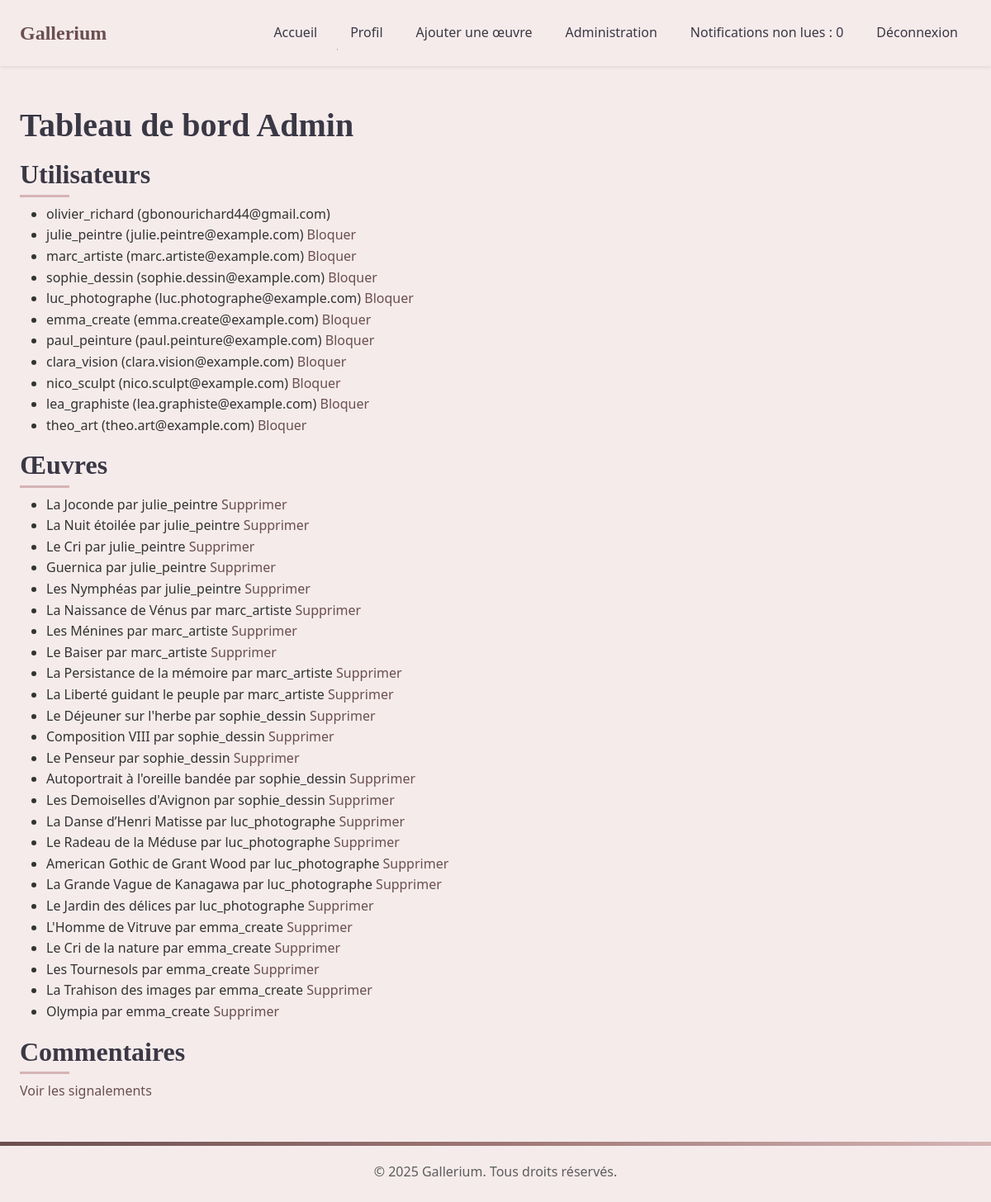
The app's page /admin/dashboard (signed in), older data.
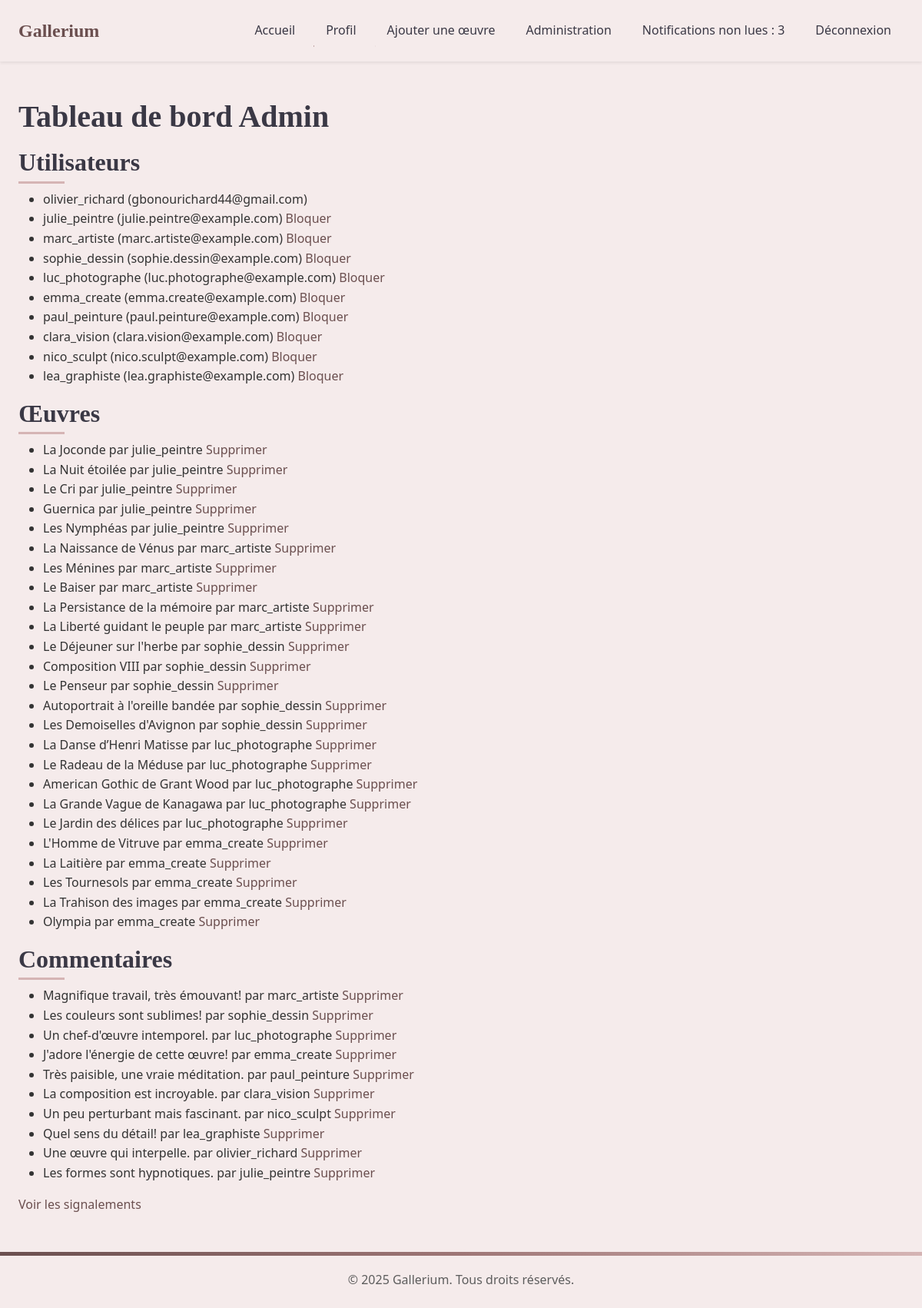
The same page, newer data.
### app/models.py (models this page shows)
class User(UserMixin, db.Model):
    id = db.Column(db.Integer, primary_key=True)
    username = db.Column(db.String(64), unique=True, nullable=False)
    email = db.Column(db.String(120), unique=True, nullable=False)
    password_hash = db.Column(db.String(128), nullable=False)
    bio = db.Column(db.Text)
    avatar = db.Column(db.String(128))
    is_admin = db.Column(db.Boolean, default=False)

class Artwork(db.Model):
    id = db.Column(db.Integer, primary_key=True)
    title = db.Column(db.String(128), nullable=False)
    description = db.Column(db.Text, nullable=False)
    image_path = db.Column(db.String(128), nullable=False)
    emotion_target = db.Column(db.String(64), nullable=False)
    emotion_detected = db.Column(db.String(64))  # Champ pour l'émotion détectée
    user_id = db.Column(db.Integer, db.ForeignKey('user.id'), nullable=False)
    created_at = db.Column(db.DateTime, default=datetime.utcnow, nullable=False)
    user = db.relationship('User', backref=db.backref('artworks', lazy=True))
    comments = db.relationship('Comment', backref='artwork', lazy=True)  # Nouvelle relation

class Comment(db.Model):
    id = db.Column(db.Integer, primary_key=True)
    content = db.Column(db.Text, nullable=False)
    artwork_id = db.Column(db.Integer, db.ForeignKey('artwork.id'), nullable=False)
    user_id = db.Column(db.Integer, db.ForeignKey('user.id'), nullable=False)
    user = db.relationship('User', backref=db.backref('comments', lazy=True))

### app/routes/admin.py (the view)
@bp.route('/dashboard')
@login_required
@admin_required
def dashboard():
    users = User.query.all()
    artworks = Artwork.query.all()
    comments = Comment.query.all()
    reports = Report.query.filter_by(resolved=False).all()
    return render_template('admin/dashboard.html', users=users, artworks=artworks, comments=comments, reports=reports)

### app/templates/admin/dashboard.html (shortened to what this page needs)
{% extends "base.html" %}
{% block content %}
    <h1>Tableau de bord Admin</h1>
    <h2>Utilisateurs</h2>
    <ul>
        {% for user in users %}
            <li>{{ user.username }} ({{ user.email }})
                {% if not user.is_admin %}
                    <a href="{{ url_for('admin.block_user', user_id=user.id) }}">Bloquer</a>
                {% endif %}
            </li>
        {% endfor %}
    </ul>
    <h2>Œuvres</h2>
    <ul>
        {% for artwork in artworks %}
            <li>{{ artwork.title }} par {{ artwork.user.username }}
                <a href="{{ url_for('admin.delete_artwork', artwork_id=artwork.id) }}">Supprimer</a>
            </li>
        {% endfor %}
    </ul>
    <h2>Commentaires</h2>
    <ul>
        {% for comment in comments %}
            <li>{{ comment.content }} par {{ comment.user.username }}
                <a href="{{ url_for('admin.delete_comment', comment_id=comment.id) }}">Supprimer</a>
            </li>
        {% endfor %}
    </ul>
    <p><a href="{{ url_for('admin.moderation') }}">Voir les signalements</a></p>
{% endblock %}

### app/templates/base.html (shortened to what this page needs)
<!DOCTYPE html>
<html lang="fr">
<head>
    <link href="https://cdn.jsdelivr.net/npm/bootstrap@5.3.0/dist/css/bootstrap.min.css" rel="stylesheet">
    <link rel="stylesheet" href="{{ url_for('static', filename='css/style.css') }}">
    <link rel="stylesheet" href="https://cdnjs.cloudflare.com/ajax/libs/font-awesome/6.4.0/css/all.min.css">
</head>
<body>
    <nav class="navbar navbar-expand-lg bg-light shadow-sm">
        <div class="container">
            <a class="navbar-brand fw-bold fs-4" href="{{ url_for('main.index') }}">Gallerium</a>
            <div class="collapse navbar-collapse" id="navbarNav">
                <ul class="navbar-nav ms-auto gap-2">
                    <li class="nav-item">
                        <a class="nav-link" href="{{ url_for('main.index') }}">Accueil</a>
                    </li>
                    {% if current_user.is_authenticated %}
                        <li class="nav-item">
                            <a class="nav-link" href="{{ url_for('user.profile') }}">Profil</a>
                        </li>
                        <li class="nav-item">
                            <a class="nav-link" href="{{ url_for('user.upload') }}">Ajouter une œuvre</a>
                        </li>
                        {% if current_user.is_admin %}
                            <li class="nav-item">
                                <a class="nav-link" href="{{ url_for('admin.dashboard') }}">Administration</a>
                            </li>
                            <li class="nav-item">
                                <a class="nav-link" href="{{ url_for('admin.notifications') }}">
                                    <span>Notifications non lues : {{ unread_count }}</span>
                                </a>
                            </li>
                        {% endif %}
                        <li class="nav-item">
                            <a class="nav-link" href="{{ url_for('auth.logout') }}">Déconnexion</a>
                        </li>
                    {% endif %}
                </ul>
            </div>
        </div>
    </nav>
    <div class="container my-5">
        {% block content %}{% endblock %}
    </div>
    <footer class="bg-light py-4 mt-5">
        <div class="container text-center">
            <p class="mb-0 text-muted">&copy; 2025 Gallerium. Tous droits réservés.</p>
        </div>
    </footer>
</body>
</html>

### app/static/css/style.css (style rules this page uses)
:root { --primary-color: #6B4F4F; --secondary-color: #9E7676; --accent-color: #D5B4B4; --light-color: #F5EBEB; --dark-color: #3A3845; --text-color: #333333; --text-light: #5D5D5D; --success-color: #4A8C7D; --warning-color: #D4A762; --danger-color: #C1666B; --transition-fast: 0.2s ease; --transition-norm: 0.3s ease; --transition-slow: 0.5s ease; --shadow-sm: 0 2px 10px rgba(0, 0, 0, 0.08); --shadow-md: 0 5px 15px rgba(0, 0, 0, 0.1); --shadow-lg: 0 10px 25px rgba(0, 0, 0, 0.15); --card-radius: 12px; --card-padding: 1.5rem; }
* { margin: 0; padding: 0; box-sizing: border-box; }
body { font-family: 'Segoe UI', Tahoma, Geneva, Verdana, sans-serif; line-height: 1.6; color: var(--text-color); background-color: var(--light-color); overflow-x: hidden; }
a { text-decoration: none; color: var(--primary-color); transition: color var(--transition-fast), transform var(--transition-fast); position: relative; }
a::after { content: ''; position: absolute; width: 0; height: 1px; bottom: -2px; left: 0; background-color: var(--secondary-color); transition: width var(--transition-norm); }
h1, h2, h3, h4, h5, h6 { font-family: 'Playfair Display', serif; font-weight: 600; color: var(--dark-color); margin-bottom: 1rem; position: relative; }
h2::after { content: ''; position: absolute; width: 60px; height: 3px; background-color: var(--accent-color); left: 0; bottom: -0.5rem; transition: width var(--transition-slow); }
.container { max-width: 1400px; padding: 0 1.5rem; margin: 0 auto; }
.navbar { background-color: rgba(245, 235, 235, 0.97) !important; backdrop-filter: blur(10px); -webkit-backdrop-filter: blur(10px); box-shadow: var(--shadow-sm); padding: 1rem 0; transition: padding var(--transition-norm); position: sticky; top: 0; z-index: 1000; }
.navbar-brand { font-family: 'Playfair Display', serif; font-size: 1.8rem; color: var(--primary-color) !important; transition: transform var(--transition-norm); }
.nav-link { font-weight: 500; padding: 0.5rem 1rem !important; color: var(--dark-color) !important; position: relative; overflow: hidden; }
.nav-link::before { content: ''; position: absolute; bottom: 0; left: 0; width: 100%; height: 2px; background-color: var(--secondary-color); transform: translateX(-100%); transition: transform var(--transition-norm); }
footer { background-color: var(--dark-color); color: white; padding: 3rem 0 2rem; margin-top: 5rem; position: relative; overflow: hidden; }
footer::before { content: ''; position: absolute; top: 0; left: 0; width: 100%; height: 5px; background: linear-gradient(to right, var(--primary-color), var(--secondary-color), var(--accent-color)); }
.bg-light { background-color: var(--light-color) !important; }
.text-muted { color: var(--text-light) !important; }

Row changes from the older to the newer data that the page shows:
removed User: username "theo_art", email "theo.art@example.com"
changed Artwork: title "Le Cri de la nature" → "La Laitière"
added Comment: content "Magnifique travail, très émouvant!", user.username "marc_artiste"
added Comment: content "Les couleurs sont sublimes!", user.username "sophie_dessin"
added Comment: content "Un chef-d'œuvre intemporel.", user.username "luc_photographe"
added Comment: content "J'adore l'énergie de cette œuvre!", user.username "emma_create"
added Comment: content "Très paisible, une vraie méditation.", user.username "paul_peinture"
added Comment: content "La composition est incroyable.", user.username "clara_vision"
added Comment: content "Un peu perturbant mais fascinant.", user.username "nico_sculpt"
added Comment: content "Quel sens du détail!", user.username "lea_graphiste"
added Comment: content "Une œuvre qui interpelle.", user.username "olivier_richard"
added Comment: content "Les formes sont hypnotiques.", user.username "julie_peintre"
Text that changed along with them:
{{ unread_count }}: "0" → "3"
